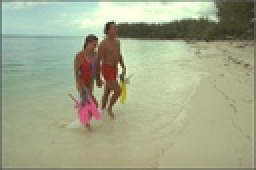
%> input picture splicedbeach.jpg, 128 x 85 px, shrunk from 768 x 512 before the run (shown 2 times larger)
$ octave jpeg_ghosts.m   (GNU Octave 9; MATLAB toolbox functions it lacks are replaced by stand-ins)
%> lines starting %> are read from the running program, lines starting %| are printed output that depends on the picture
diffImages = jpeg_ghosts2('splicedbeach.jpg',8,1,100,1);
% [10 lines not run here, left out]
function diffImages = jpeg_ghosts2(file, b, minQ, maxQ, stepQ)
%> called with file = 'splicedbeach.jpg', b = 8, minQ = 1, maxQ = 100, stepQ = 1
diffImages = {};
image = imread(file);
%> image is the input picture: size 85x128x3 uint8; mean R, G, B 161.9, 167.1, 138.1
disp(size(image));
%|     85   128     3
rows = height(image);
%> rows = 85
columns = width(image);
%> columns = 128
for Q = minQ:stepQ:maxQ
    imwrite(image,'compressedImage.jpg','jpg','Quality',Q);
    compressedImage = imread('compressedImage.jpg');
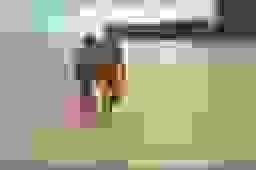
%> compressedImage: size 85x128x3 uint8 (shown 2 times larger); mean R, G, B 160.9, 163.8, 136.7
    block = 0;
    for y = 1:rows-b
        for x = 1:columns-b
            block = block+1;
            imageBlock = image(y:y+b-1,x:x+b-1,:);
            compressedBlock = compressedImage(y:y+b-1,x:x+b-1,:);
            diffBlock = zeros(b,b,'uint8');
            diffAverage = 0;
            %SSD = 0;
            for i = 1:3
                diffBlock = diffBlock + ((imageBlock(:,:,i)-compressedBlock(:,:,i)).^2);
                diffAverage = diffAverage + (sum(diffBlock,'all')/(b^2));
                %SSD = SSD + sum(((imageBlock(:,:,i)-compressedBlock(:,:,i)).^2),'all');
            end
            diffAverage = diffAverage/3;
            %SSD = sum(diffBlock,'all');
            diffImage(y,x) = diffAverage;
        end
    end
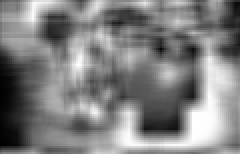
%> diffImage: size 77x120 double (shown 2 times larger); min 1.07, max 255, mean 129
%> after the loop, block = 9240
%> the run ends on the next line
    diffImages{Q} = diffImage;
end
end
